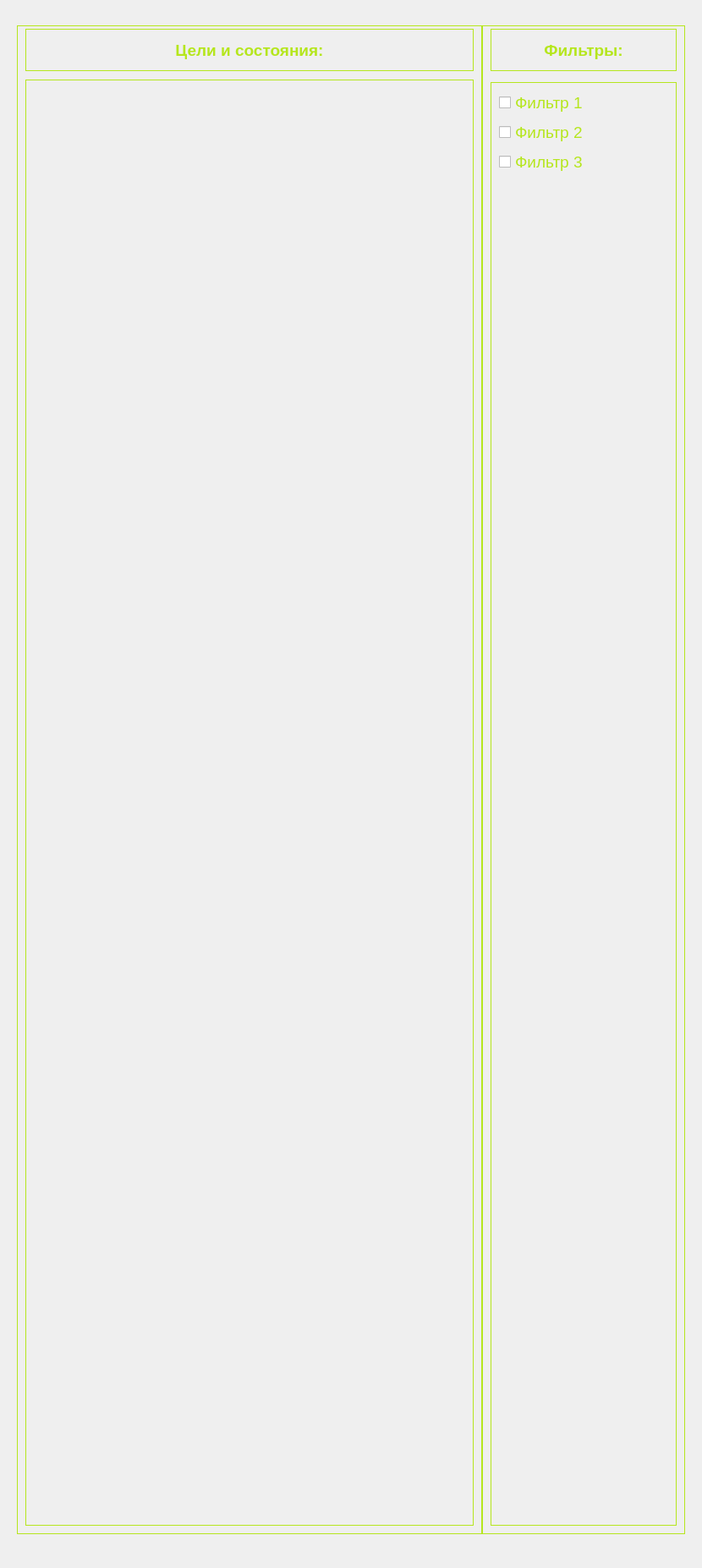
<?xml version="1.0" encoding="UTF-8"?>
<ui version="4.0">
 <class>Tric</class>
 <widget class="QWidget" name="Tric">
  <property name="geometry">
   <rect>
    <x>0</x>
    <y>0</y>
    <width>830</width>
    <height>1853</height>
   </rect>
  </property>
  <property name="sizePolicy">
   <sizepolicy hsizetype="Preferred" vsizetype="Preferred">
    <horstretch>83</horstretch>
    <verstretch>0</verstretch>
   </sizepolicy>
  </property>
  <property name="minimumSize">
   <size>
    <width>830</width>
    <height>1853</height>
   </size>
  </property>
  <property name="windowTitle">
   <string>Form</string>
  </property>
  <layout class="QHBoxLayout" name="horizontalLayout">
   <item>
    <widget class="QFrame" name="Error_fram">
     <property name="enabled">
      <bool>true</bool>
     </property>
     <property name="styleSheet">
      <string notr="true">QFrame#Error_fram
{
	border: 0px solid rgb(181, 230, 29);
	Color: rgb(181, 230, 29);
}</string>
     </property>
     <property name="frameShape">
      <enum>QFrame::StyledPanel</enum>
     </property>
     <property name="frameShadow">
      <enum>QFrame::Raised</enum>
     </property>
     <layout class="QHBoxLayout" name="horizontalLayout_3">
      <property name="leftMargin">
       <number>9</number>
      </property>
      <item>
       <layout class="QHBoxLayout" name="horizontalLayout_2">
        <property name="spacing">
         <number>0</number>
        </property>
        <property name="topMargin">
         <number>10</number>
        </property>
        <property name="rightMargin">
         <number>0</number>
        </property>
        <property name="bottomMargin">
         <number>20</number>
        </property>
        <item>
         <layout class="QVBoxLayout" name="verticalLayout_2">
          <property name="spacing">
           <number>6</number>
          </property>
          <property name="topMargin">
           <number>0</number>
          </property>
          <property name="rightMargin">
           <number>0</number>
          </property>
          <property name="bottomMargin">
           <number>0</number>
          </property>
          <item>
           <widget class="QFrame" name="Flv">
            <property name="sizePolicy">
             <sizepolicy hsizetype="Preferred" vsizetype="Preferred">
              <horstretch>0</horstretch>
              <verstretch>0</verstretch>
             </sizepolicy>
            </property>
            <property name="minimumSize">
             <size>
              <width>0</width>
              <height>0</height>
             </size>
            </property>
            <property name="styleSheet">
             <string notr="true">QFrame#Flv
{
	border: 1px solid rgb(181, 230, 29);
	Color: rgb(181, 230, 29);
}</string>
            </property>
            <property name="frameShape">
             <enum>QFrame::StyledPanel</enum>
            </property>
            <property name="frameShadow">
             <enum>QFrame::Raised</enum>
            </property>
            <layout class="QVBoxLayout" name="verticalLayout_4">
             <property name="spacing">
              <number>6</number>
             </property>
             <property name="topMargin">
              <number>0</number>
             </property>
             <property name="rightMargin">
              <number>9</number>
             </property>
             <item>
              <spacer name="verticalSpacer_8">
               <property name="orientation">
                <enum>Qt::Vertical</enum>
               </property>
               <property name="sizeType">
                <enum>QSizePolicy::Fixed</enum>
               </property>
               <property name="sizeHint" stdset="0">
                <size>
                 <width>20</width>
                 <height>3</height>
                </size>
               </property>
              </spacer>
             </item>
             <item>
              <widget class="QFrame" name="Fsap_targets">
               <property name="minimumSize">
                <size>
                 <width>0</width>
                 <height>50</height>
                </size>
               </property>
               <property name="styleSheet">
                <string notr="true">QFrame#Fsap_targets
{
	border: 1px solid rgb(181, 230, 29);
	Color: rgb(181, 230, 29);
}</string>
               </property>
               <property name="frameShape">
                <enum>QFrame::StyledPanel</enum>
               </property>
               <property name="frameShadow">
                <enum>QFrame::Raised</enum>
               </property>
               <layout class="QHBoxLayout" name="horizontalLayout_4">
                <item>
                 <widget class="QLabel" name="Lsap_targets">
                  <property name="sizePolicy">
                   <sizepolicy hsizetype="Expanding" vsizetype="Preferred">
                    <horstretch>0</horstretch>
                    <verstretch>0</verstretch>
                   </sizepolicy>
                  </property>
                  <property name="minimumSize">
                   <size>
                    <width>0</width>
                    <height>0</height>
                   </size>
                  </property>
                  <property name="font">
                   <font>
                    <pointsize>14</pointsize>
                    <bold>true</bold>
                   </font>
                  </property>
                  <property name="styleSheet">
                   <string notr="true">QLabel#Lsap_targets
{

	color: rgb(181, 230, 29);
}</string>
                  </property>
                  <property name="frameShape">
                   <enum>QFrame::NoFrame</enum>
                  </property>
                  <property name="lineWidth">
                   <number>1</number>
                  </property>
                  <property name="text">
                   <string>Цели и состояния:</string>
                  </property>
                  <property name="alignment">
                   <set>Qt::AlignCenter</set>
                  </property>
                  <property name="wordWrap">
                   <bool>false</bool>
                  </property>
                  <property name="indent">
                   <number>-1</number>
                  </property>
                 </widget>
                </item>
               </layout>
              </widget>
             </item>
             <item>
              <spacer name="verticalSpacer_3">
               <property name="orientation">
                <enum>Qt::Vertical</enum>
               </property>
               <property name="sizeType">
                <enum>QSizePolicy::Fixed</enum>
               </property>
               <property name="sizeHint" stdset="0">
                <size>
                 <width>20</width>
                 <height>4</height>
                </size>
               </property>
              </spacer>
             </item>
             <item>
              <widget class="QTreeWidget" name="Ttargets_sap">
               <property name="font">
                <font>
                 <pointsize>14</pointsize>
                </font>
               </property>
               <property name="styleSheet">
                <string notr="true">QTreeView#Ttargets_sap
{
	border: 1px solid rgb(181, 230, 29);
	Color: rgb(181, 230, 29);
	background: transparent;
}

QScrollBar:vertical
 {
        background-color: #2A2929;
        width: 15px;
        margin: 15px 3px 15px 3px;
        border: 1px transparent; /*#2A2929 */
        border-radius: 4px;
}
 QScrollBar::handle:vertical
 {
        background-color: rgb(181, 230, 29);         
        min-height: 5px;
        border-radius: 4px;
}

QScrollBar::sub-line:vertical
 {
        margin: 3px 0px 3px 0px;
        border-image: none;        /* # &amp;lt;-------- */
        height: 1px;
        width: 1px;
        subcontrol-position: top;
        subcontrol-origin: margin;
}
 QScrollBar::add-line:vertical:hover, QScrollBar::add-line:vertical:on
{
        border-image: none;                /* # &amp;lt;-------- */
        height: 1px;
        width: 1px;
        subcontrol-position: bottom;
        subcontrol-origin: margin;
}

QTreeView::branch:has-siblings:!adjoins-item {
      border-image: url(:/stylesheet-vline.svg) 0;
}

QTreeView::branch:has-siblings:adjoins-item {
        border-image: url(:/stylesheet-branch-more.svg) 0;
}

QTreeView::branch:!has-children:!has-siblings:adjoins-item {
        border-image: url(:/stylesheet-branch-end.svg) 0;
}

QTreeView::branch:closed:has-children:has-siblings {
               border-image: none;
        image: url(:/stylesheet-branch-closed.svg);
}

QTreeView::branch:has-children:!has-siblings:closed {
                border-image: none;
        image: url(:/stylesheet-branch-closed.svg);
}

QTreeView::branch:open:has-children:has-siblings {
                border-image: none;
        image: url(:/stylesheet-branch-open.svg);
}

QTreeView::branch:open:has-children:!has-siblings {
               border-image: none;
        image: url(:/stylesheet-branch-open.svg);
}</string>
               </property>
               <property name="frameShape">
                <enum>QFrame::StyledPanel</enum>
               </property>
               <property name="midLineWidth">
                <number>0</number>
               </property>
               <property name="dragEnabled">
                <bool>false</bool>
               </property>
               <property name="dragDropOverwriteMode">
                <bool>false</bool>
               </property>
               <property name="dragDropMode">
                <enum>QAbstractItemView::DropOnly</enum>
               </property>
               <property name="alternatingRowColors">
                <bool>false</bool>
               </property>
               <property name="selectionMode">
                <enum>QAbstractItemView::NoSelection</enum>
               </property>
               <property name="selectionBehavior">
                <enum>QAbstractItemView::SelectRows</enum>
               </property>
               <property name="verticalScrollMode">
                <enum>QAbstractItemView::ScrollPerItem</enum>
               </property>
               <property name="indentation">
                <number>20</number>
               </property>
               <property name="rootIsDecorated">
                <bool>true</bool>
               </property>
               <property name="uniformRowHeights">
                <bool>false</bool>
               </property>
               <property name="animated">
                <bool>false</bool>
               </property>
               <property name="allColumnsShowFocus">
                <bool>false</bool>
               </property>
               <property name="wordWrap">
                <bool>false</bool>
               </property>
               <property name="columnCount">
                <number>2</number>
               </property>
               <attribute name="headerVisible">
                <bool>false</bool>
               </attribute>
               <attribute name="headerCascadingSectionResizes">
                <bool>false</bool>
               </attribute>
               <attribute name="headerMinimumSectionSize">
                <number>27</number>
               </attribute>
               <attribute name="headerDefaultSectionSize">
                <number>220</number>
               </attribute>
               <column>
                <property name="text">
                 <string notr="true">1</string>
                </property>
               </column>
               <column>
                <property name="text">
                 <string notr="true">2</string>
                </property>
               </column>
              </widget>
             </item>
            </layout>
           </widget>
          </item>
         </layout>
        </item>
        <item>
         <layout class="QVBoxLayout" name="verticalLayout_5">
          <property name="spacing">
           <number>6</number>
          </property>
          <item>
           <widget class="QFrame" name="Ffilters">
            <property name="styleSheet">
             <string notr="true">QFrame#Ffilters
{
	border: 1px solid rgb(181, 230, 29);
	Color: rgb(181, 230, 29);
}</string>
            </property>
            <property name="frameShape">
             <enum>QFrame::StyledPanel</enum>
            </property>
            <property name="frameShadow">
             <enum>QFrame::Raised</enum>
            </property>
            <layout class="QVBoxLayout" name="verticalLayout_6">
             <property name="leftMargin">
              <number>9</number>
             </property>
             <property name="topMargin">
              <number>0</number>
             </property>
             <property name="rightMargin">
              <number>9</number>
             </property>
             <property name="bottomMargin">
              <number>9</number>
             </property>
             <item>
              <spacer name="verticalSpacer_9">
               <property name="orientation">
                <enum>Qt::Vertical</enum>
               </property>
               <property name="sizeType">
                <enum>QSizePolicy::Fixed</enum>
               </property>
               <property name="sizeHint" stdset="0">
                <size>
                 <width>20</width>
                 <height>3</height>
                </size>
               </property>
              </spacer>
             </item>
             <item>
              <widget class="QFrame" name="Flabelfil">
               <property name="sizePolicy">
                <sizepolicy hsizetype="Preferred" vsizetype="Minimum">
                 <horstretch>0</horstretch>
                 <verstretch>0</verstretch>
                </sizepolicy>
               </property>
               <property name="minimumSize">
                <size>
                 <width>0</width>
                 <height>50</height>
                </size>
               </property>
               <property name="styleSheet">
                <string notr="true">QFrame#Flabelfil
{
	border: 1px solid rgb(181, 230, 29);
	Color: rgb(181, 230, 29);
}</string>
               </property>
               <property name="frameShape">
                <enum>QFrame::StyledPanel</enum>
               </property>
               <property name="frameShadow">
                <enum>QFrame::Raised</enum>
               </property>
               <layout class="QHBoxLayout" name="horizontalLayout_5">
                <item>
                 <widget class="QLabel" name="Lfilters">
                  <property name="font">
                   <font>
                    <pointsize>14</pointsize>
                    <bold>true</bold>
                   </font>
                  </property>
                  <property name="styleSheet">
                   <string notr="true">QLabel#Lfilters
{
	color: rgb(181, 230, 29);
}</string>
                  </property>
                  <property name="text">
                   <string>Фильтры:</string>
                  </property>
                  <property name="alignment">
                   <set>Qt::AlignCenter</set>
                  </property>
                 </widget>
                </item>
               </layout>
              </widget>
             </item>
             <item>
              <spacer name="verticalSpacer_2">
               <property name="orientation">
                <enum>Qt::Vertical</enum>
               </property>
               <property name="sizeType">
                <enum>QSizePolicy::Fixed</enum>
               </property>
               <property name="sizeHint" stdset="0">
                <size>
                 <width>20</width>
                 <height>7</height>
                </size>
               </property>
              </spacer>
             </item>
             <item>
              <widget class="QFrame" name="Fcheck">
               <property name="styleSheet">
                <string notr="true">QFrame#Fcheck
{
	border: 1px solid rgb(181, 230, 29);
	Color: rgb(181, 230, 29);
}</string>
               </property>
               <property name="frameShape">
                <enum>QFrame::StyledPanel</enum>
               </property>
               <property name="frameShadow">
                <enum>QFrame::Raised</enum>
               </property>
               <layout class="QVBoxLayout" name="verticalLayout">
                <item>
                 <widget class="QCheckBox" name="ChBfilter1">
                  <property name="font">
                   <font>
                    <pointsize>14</pointsize>
                   </font>
                  </property>
                  <property name="styleSheet">
                   <string notr="true">QCheckBox#ChBfilter1
{
	color: rgb(181, 230, 29);
}</string>
                  </property>
                  <property name="text">
                   <string>Фильтр 1</string>
                  </property>
                 </widget>
                </item>
                <item>
                 <widget class="QCheckBox" name="ChBfilter2">
                  <property name="font">
                   <font>
                    <pointsize>14</pointsize>
                   </font>
                  </property>
                  <property name="styleSheet">
                   <string notr="true">QCheckBox#ChBfilter2
{
	color: rgb(181, 230, 29);
}</string>
                  </property>
                  <property name="text">
                   <string>Фильтр 2</string>
                  </property>
                 </widget>
                </item>
                <item>
                 <widget class="QCheckBox" name="ChBfilter3">
                  <property name="font">
                   <font>
                    <pointsize>14</pointsize>
                   </font>
                  </property>
                  <property name="styleSheet">
                   <string notr="true">QCheckBox#ChBfilter3
{
	color: rgb(181, 230, 29);
}</string>
                  </property>
                  <property name="text">
                   <string>Фильтр 3</string>
                  </property>
                 </widget>
                </item>
                <item>
                 <spacer name="horizontalSpacer">
                  <property name="orientation">
                   <enum>Qt::Horizontal</enum>
                  </property>
                  <property name="sizeType">
                   <enum>QSizePolicy::Fixed</enum>
                  </property>
                  <property name="sizeHint" stdset="0">
                   <size>
                    <width>200</width>
                    <height>20</height>
                   </size>
                  </property>
                 </spacer>
                </item>
                <item>
                 <spacer name="verticalSpacer">
                  <property name="orientation">
                   <enum>Qt::Vertical</enum>
                  </property>
                  <property name="sizeHint" stdset="0">
                   <size>
                    <width>20</width>
                    <height>40</height>
                   </size>
                  </property>
                 </spacer>
                </item>
               </layout>
              </widget>
             </item>
            </layout>
           </widget>
          </item>
         </layout>
        </item>
       </layout>
      </item>
     </layout>
    </widget>
   </item>
  </layout>
 </widget>
 <resources/>
 <connections/>
</ui>
